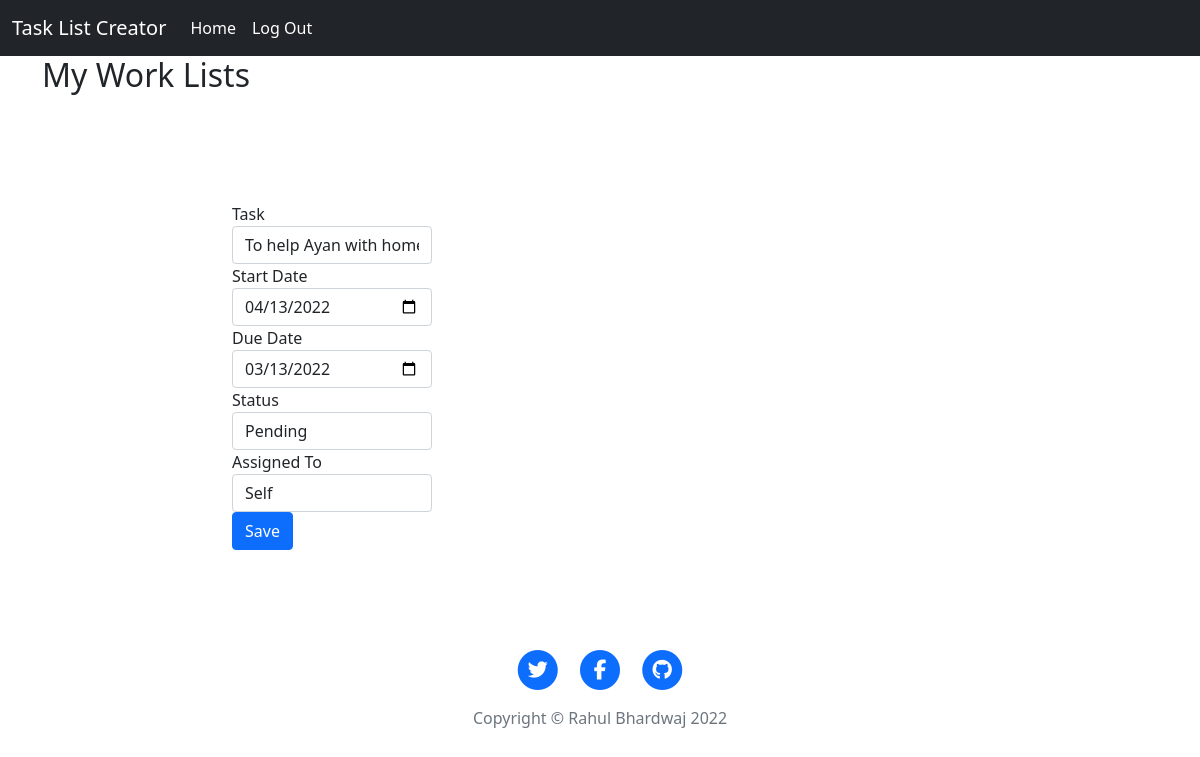
/edit/3 (signed in), run on the app's committed database.
### main.py (models this page shows)
class Task(db.Model):
    __tablename__ = "tasks"
    id = db.Column(db.Integer, primary_key=True)
    owner_id = db.Column(db.Integer, db.ForeignKey("users.id"))
    list_id = db.Column(db.Integer, db.ForeignKey("todo_lists.id"))
    owner = relationship("User", back_populates="tasks")
    parent_list = relationship("TodoList", back_populates="tasks")
    text = db.Column(db.Text, nullable=False)
    start_date = db.Column(db.Date)
    due_date = db.Column(db.Date)
    status = db.Column(db.String(100))
    assigned_to = db.Column(db.String(100))

### main.py (the view, shortened to what this page needs)
@app.route('/edit/<int:task_id>', methods=['GET', 'POST'])
@login_required
def edit(task_id):
    task = Task.query.filter_by(id=task_id).first()
    form = TaskForm(
        task=task.text,
        start_date=task.start_date,
        due_date=task.due_date,
        status=task.status,
        assigned_to=task.assigned_to,
    )
    return render_template('edit_post.html', form=form)

### forms.py
class TaskForm(FlaskForm):
    task = StringField("Task", validators=[DataRequired()])
    start_date = DateField("Start Date", format='%Y-%m-%d')
    due_date = DateField("Due Date", format='%Y-%m-%d')
    status = StringField("Status")
    assigned_to = StringField("Assigned To")
    submit = SubmitField("Save")

### main.py (called while the page is built)
@login_manager.user_loader
def load_user(user_id):
    return User.query.get(int(user_id))

### templates/edit_post.html (shortened to what this page needs)
{% import "bootstrap/wtf.html" as wtf %}
<!DOCTYPE html>
<html>
<head>
  <link href="https://cdn.jsdelivr.net/npm/bootstrap@5.1.3/dist/css/bootstrap.min.css" rel="stylesheet">
  <link rel="stylesheet" href="{{ url_for('static', filename='css/styles.css') }}">
</head>
<body>
  <nav class="navbar sticky-top navbar-expand-lg navbar-dark bg-dark">
    <div class="container-fluid">
      <a class="navbar-brand" href="{{url_for('get_lists')}}">Task List Creator</a>
      <div class="collapse navbar-collapse" id="navbarNav">
        <ul class="navbar-nav">
          <li class="nav-item">
            <a class="nav-link active" aria-current="page" href="{{ url_for('get_lists') }}">Home</a>
          </li>
          {% if current_user.is_authenticated: %}
          <li class="nav-item">
            <a class="nav-link active" href="{{url_for('home')}}">Log Out</a>
          </li>
          {% endif %}
        </ul>
      </div>
    </div>
  </nav>
  <div class="container">
    <h2>My Work Lists</h2>
    <div class="row">
      <div class="col-lg-8 col-md-10 mx-auto">
        <div class="create-list-form">
          {{ wtf.quick_form(form, novalidate=True, button_map={"submit": "primary"}) }}
        </div>
      </div>
    </div>
  </div>
  <footer class="footer">
    <div class="container footer-container">
      <div class="row">
        <div class="col-lg-10 col-md-10 mx-auto">
          <ul class="list-inline text-center">
            <li class="list-inline-item">
              <a href="#">
                <span class="fa-stack fa-lg">
                  <i class="fas fa-circle fa-stack-2x"></i>
                  <i class="fab fa-twitter fa-stack-1x fa-inverse"></i>
                </span>
              </a>
            </li>
            <li class="list-inline-item">
              <a href="#">
                <span class="fa-stack fa-lg">
                  <i class="fas fa-circle fa-stack-2x"></i>
                  <i class="fab fa-facebook-f fa-stack-1x fa-inverse"></i>
                </span>
              </a>
            </li>
            <li class="list-inline-item">
              <a href="#">
                <span class="fa-stack fa-lg">
                  <i class="fas fa-circle fa-stack-2x"></i>
                  <i class="fab fa-github fa-stack-1x fa-inverse"></i>
                </span>
              </a>
            </li>
          </ul>
          <p class="copyright text-muted">Copyright &copy; Rahul Bhardwaj 2022</p>
        </div>
      </div>
    </div>
  </footer>
</body>
</html>

### static/css/styles.css (style rules this page uses)
.create-list-form { margin-top: 100px; width: 200px; }
.footer { margin-top: 50px; }
.footer-container { text-align: center; padding: 50px; }

### data on the page
Task: start_date "04/13/2022", due_date "03/13/2022", status "Pending", assigned_to "Self"
